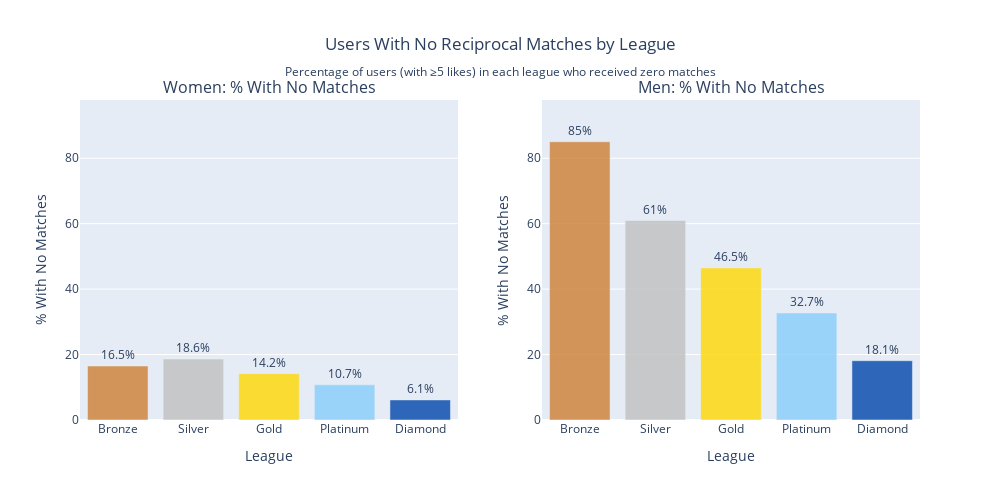

Notebook code cell kept with this figure:
### Code cell
# Calculate proportion of users with no matches by league and gender
# Only include users who have made at least 5 likes

# Get all users with league info who have made at least 5 likes
users_with_leagues = user_info_gdf.merge(
  user_gdf[['user_id', 'total_likes']],
  on='user_id',
  how='inner'
).to_pandas()

# Filter for users with at least 5 likes
users_with_leagues = users_with_leagues[users_with_leagues['total_likes'] >= 5]

# Get users who have at least one match
users_with_matches_raw = cudf.concat([
  matches_gdf[['user1', 'gender1', 'league1']].rename(columns={'user1': 'user_id', 'gender1': 'gender', 'league1': 'league'}),
  matches_gdf[['user2', 'gender2', 'league2']].rename(columns={'user2': 'user_id', 'gender2': 'gender', 'league2': 'league'})
]).drop_duplicates(subset=['user_id']).to_pandas()

# Filter to only include users who have at least 5 likes
users_with_matches = users_with_matches_raw[users_with_matches_raw['user_id'].isin(users_with_leagues['user_id'])]

# Calculate no-match statistics
no_match_stats = []

for gender in ['F', 'M']:
  for league in league_order:
    # Total users in this league and gender (with at least 5 likes)
    total = len(users_with_leagues[(users_with_leagues['league'] == league) & (users_with_leagues['gender'] == gender)])
    
    # Users with at least one match
    with_match = len(users_with_matches[(users_with_matches['league'] == league) & (users_with_matches['gender'] == gender)])
    
    # Users with no matches
    no_match = total - with_match
    no_match_pct = (no_match / total * 100) if total > 0 else 0
    
    no_match_stats.append({
      'Gender': 'Women' if gender == 'F' else 'Men',
      'League': league,
      'Total Users': total,
      'With Matches': with_match,
      'No Matches': no_match,
      'No Match %': no_match_pct
    })

no_match_df = pd.DataFrame(no_match_stats)

# Create visualization with league colors
fig_no_match = make_subplots(
  rows=1, cols=2,
  subplot_titles=('Women: % With No Matches', 'Men: % With No Matches'),
  specs=[[{'type': 'bar'}, {'type': 'bar'}]]
)

women_data = no_match_df[no_match_df['Gender'] == 'Women']
men_data = no_match_df[no_match_df['Gender'] == 'Men']

# Determine the maximum y value across both datasets for consistent scaling
max_y = max(women_data['No Match %'].max(), men_data['No Match %'].max())
y_range = [0, max_y * 1.15]  # Add 15% padding for text labels

# Women's bars - colored by league
women_colors = [league_colors[league] for league in women_data['League']]
fig_no_match.add_trace(
  go.Bar(
    x=women_data['League'],
    y=women_data['No Match %'],
    text=women_data['No Match %'].round(1),
    texttemplate='%{text}%',
    textposition='outside',
    marker_color=women_colors,
    showlegend=False,
    name='Women'
  ),
  row=1, col=1
)

# Men's bars - colored by league
men_colors = [league_colors[league] for league in men_data['League']]
fig_no_match.add_trace(
  go.Bar(
    x=men_data['League'],
    y=men_data['No Match %'],
    text=men_data['No Match %'].round(1),
    texttemplate='%{text}%',
    textposition='outside',
    marker_color=men_colors,
    showlegend=False,
    name='Men'
  ),
  row=1, col=2
)

fig_no_match.update_xaxes(title_text="League", row=1, col=1)
fig_no_match.update_xaxes(title_text="League", row=1, col=2)
fig_no_match.update_yaxes(title_text="% With No Matches", range=y_range, row=1, col=1)
fig_no_match.update_yaxes(title_text="% With No Matches", range=y_range, row=1, col=2)

fig_no_match.update_layout(
  title={
    'text': 'Users With No Reciprocal Matches by League<br><sub>Percentage of users (with ≥5 likes) in each league who received zero matches</sub>',
    'x': 0.5,
    'xanchor': 'center'
  },
  showlegend=False,
  height=500,
  width=1000
)

fig_no_match.show()

# Print detailed statistics
print("=" * 80)
print("USERS WITH NO MATCHES BY LEAGUE (Users with at least 5 likes)")
print("=" * 80)
print("\nWOMEN:")
print(women_data[['League', 'Total Users', 'With Matches', 'No Matches', 'No Match %']].to_string(index=False))
print("\nMEN:")
print(men_data[['League', 'Total Users', 'With Matches', 'No Matches', 'No Match %']].to_string(index=False))
print("\n" + "=" * 80)

### Figure 1 — Plotly figure (JSON) as saved in the notebook; plotly's stock layout.template omitted (floating-point values rounded to 4 significant figures)
{"data": [{"marker": {"color": ["rgba(205, 127, 50, 0.8)", "rgba(192, 192, 192, 0.8)", "rgba(255, 215, 0, 0.8)", "rgba(135, 206, 250, 0.8)", "rgba(0, 71, 171, 0.8)"]}, "name": "Women", "showlegend": false, "text": [16.5, 18.6, 14.2, 10.7, 6.1], "textposition": "outside", "texttemplate": "%{text}%", "type": "bar", "x": ["Bronze", "Silver", "Gold", "Platinum", "Diamond"], "xaxis": "x", "y": [16.5, 18.63, 14.15, 10.74, 6.14], "yaxis": "y"}, {"marker": {"color": ["rgba(205, 127, 50, 0.8)", "rgba(192, 192, 192, 0.8)", "rgba(255, 215, 0, 0.8)", "rgba(135, 206, 250, 0.8)", "rgba(0, 71, 171, 0.8)"]}, "name": "Men", "showlegend": false, "text": [85.0, 61.0, 46.5, 32.7, 18.1], "textposition": "outside", "texttemplate": "%{text}%", "type": "bar", "x": ["Bronze", "Silver", "Gold", "Platinum", "Diamond"], "xaxis": "x2", "y": [85.04, 60.96, 46.49, 32.7, 18.12], "yaxis": "y2"}], "layout": {"annotations": [{"font": {"size": 16}, "showarrow": false, "text": "Women: % With No Matches", "x": 0.225, "xanchor": "center", "xref": "paper", "y": 1, "yanchor": "bottom", "yref": "paper"}, {"font": {"size": 16}, "showarrow": false, "text": "Men: % With No Matches", "x": 0.775, "xanchor": "center", "xref": "paper", "y": 1, "yanchor": "bottom", "yref": "paper"}], "height": 500, "showlegend": false, "title": {"text": "Users With No Reciprocal Matches by League<br><sub>Percentage of users (with ≥5 likes) in each league who received zero matches</sub>", "x": 0.5, "xanchor": "center"}, "width": 1000, "xaxis": {"anchor": "y", "domain": [0, 0.45], "title": {"text": "League"}}, "xaxis2": {"anchor": "y2", "domain": [0.55, 1], "title": {"text": "League"}}, "yaxis": {"anchor": "x", "domain": [0, 1], "range": [0, 97.8], "title": {"text": "% With No Matches"}}, "yaxis2": {"anchor": "x2", "domain": [0, 1], "range": [0, 97.8], "title": {"text": "% With No Matches"}}}}
